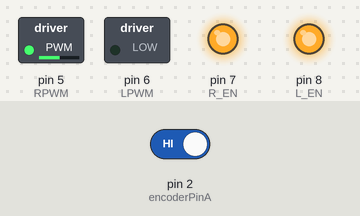
This sketch was run on a simulated Arduino Uno, built with avr-gcc and run on an emulated ATmega328P. On the bench: switched loads named in the sketch (green lamp = pin HIGH), output pins drawn as LEDs (lit = HIGH). The test bench sets the inputs (shaded band); at power-on: pin 2 (encoderPinA) HIGH. What the sketch prints to the serial monitor is not drawn.

Above: at 0.1 s.
Timing chart, 0 to 1.6 s (numbered marks = the images above):
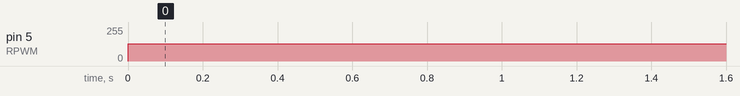

The sketch:

Motor_control.ino
```cpp
// === Motor Control Pins (BTS7960) ===
const int RPWM = 5;   // Right-direction PWM pin
const int LPWM = 6;   // Left-direction PWM pin
const int R_EN = 7;   // Right enable pin
const int L_EN = 8;   // Left enable pin

// === Encoder Pins ===
const int encoderPinA = 2;  // Encoder Channel A (uses interrupt)
const int encoderPinB = 3;  // Encoder Channel B (read for direction)

// === Encoder Tracking ===
volatile long encoderCount = 0;        // Total encoder pulse count
const int countsPerStep = 24;          // Pulses required per 10° step
const int stepsPerRevolution = 36;     // 360° / 10° = 36 steps
const int degreesPerStep = 10;         // Each step equals 10 degrees

int stepCount = 0;                     // Steps completed
int currentDegree = 0;                 // Current angle in degrees
unsigned long lastSendTime = 0;        // Last time degree was sent
const unsigned long sendInterval = 100; // Send data to serial every 100 ms

bool inMotion = false;                // True if motor is rotating
bool processDone = false;             // True after full 360° is completed

void setup() {
  Serial.begin(9600);                 // Initialize serial communication

  // Motor pin setup
  pinMode(RPWM, OUTPUT);
  pinMode(LPWM, OUTPUT);
  pinMode(R_EN, OUTPUT);
  pinMode(L_EN, OUTPUT);
  digitalWrite(R_EN, HIGH);          // Enable BTS7960 motor driver
  digitalWrite(L_EN, HIGH);

  // Encoder pin setup
  pinMode(encoderPinA, INPUT_PULLUP);  // Enable internal pull-up resistor
  pinMode(encoderPinB, INPUT_PULLUP);
  attachInterrupt(digitalPinToInterrupt(encoderPinA), encoderISR, RISING); // Trigger on rising edge

  Serial.println("Starting stepwise 360° motor rotation...");
}

void loop() {
  if (processDone) {     //If the rotation is complete
    // Send final degree value (360°) repeatedly every 100ms
    if (millis() - lastSendTime >= sendInterval) {
      Serial.println(currentDegree);    // Repeatedly send 360° as final state
      lastSendTime = millis();    // Reset timer
    }
    return; // Exit loop to stop motion permanently
  }

  // Start the next step if motor is not moving
  //If motor is stopped then Reset encoder counter and mark motor as moving and then start motor using PWM
  if (!inMotion) {
    encoderCount = 0;               // Reset encoder for new step
    inMotion = true;                // Mark motor as moving

    analogWrite(RPWM, 130);          // Start forward rotation
    analogWrite(LPWM, 0);          // Only RPWM active (forward)
  }

  // Stop the motor after one step is completed
  if (abs(encoderCount) >= countsPerStep && inMotion) {
    analogWrite(RPWM, 0);           // Stop motor
    analogWrite(LPWM, 0);

    stepCount++;                    // Increment step count(Track number of completed steps)
    currentDegree = stepCount * degreesPerStep;  // Update current angle
    inMotion = false;               // Mark motor as stopped
  //If all 36 steps (360°) are done then set process done is true
    if (stepCount >= stepsPerRevolution) { // Full 360° completed
      processDone = true;          // Mark process as done
    }

    delay(1000);                   // Pause before next step or finish
  }

  // If motor is idle then send current degree every 100ms to MATLAB
  if (!inMotion && millis() - lastSendTime >= sendInterval) {
    Serial.println(currentDegree);
    lastSendTime = millis();
  }
}

void encoderISR() {
  int b = digitalRead(encoderPinB);         // Read Channel B to determine direction
  encoderCount += (b == LOW) ? 1 : -1;      // Increment or decrement count
}
```

Measured:
- by itself, pin 5 (RPWM): 0/255 → 130/255 at 0.00 s
